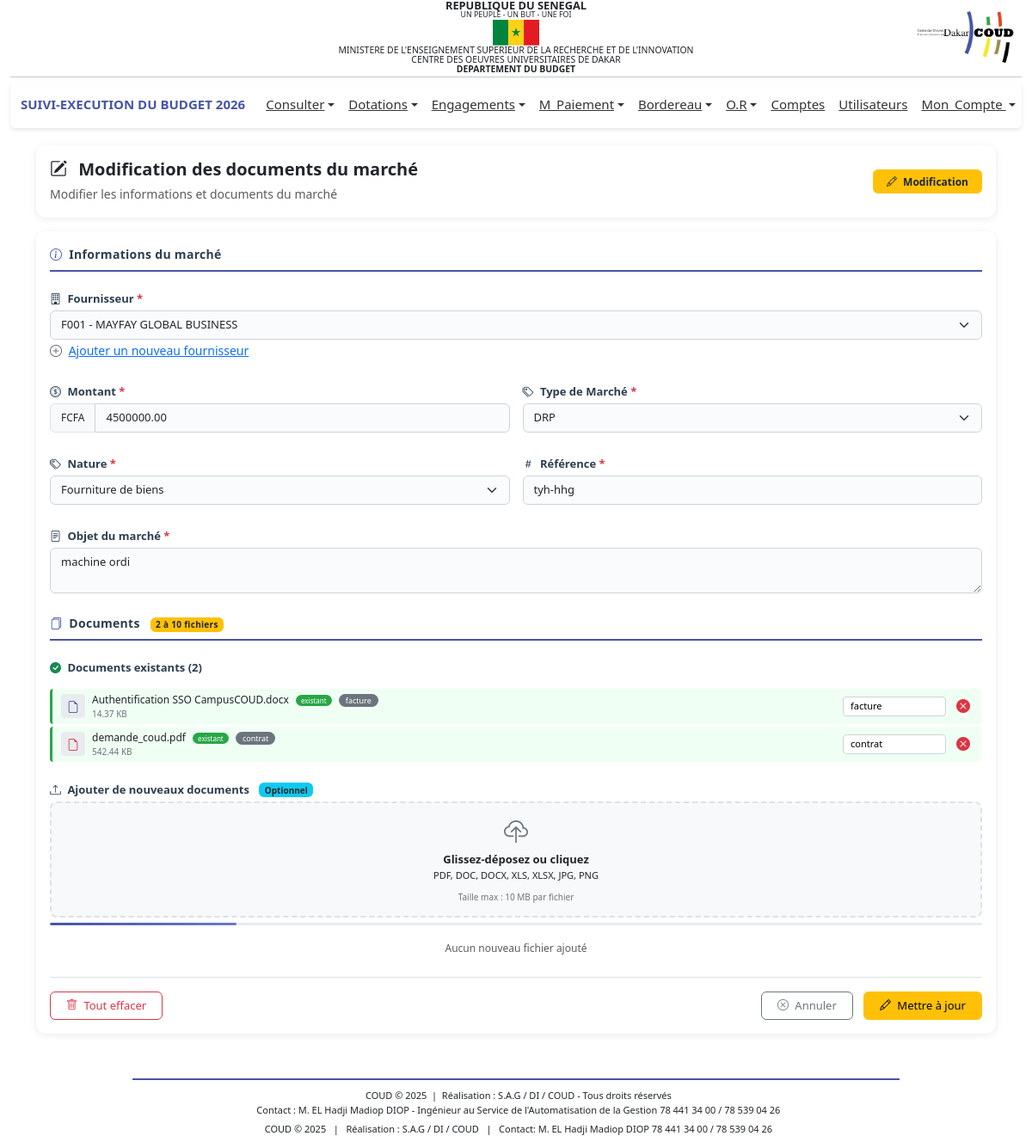
Screenshot of /payement/add_drp.php?id=6 (signed in) with the database file from the repository.
### tables this page shows
CREATE TABLE IF NOT EXISTS `sigm_marches` (
  `id` int UNSIGNED NOT NULL AUTO_INCREMENT,
  `reference` varchar(100) NOT NULL,
  `annee` year NOT NULL,
  `montant` decimal(15,2) NOT NULL DEFAULT '0.00',
  `nature` varchar(100) NOT NULL,
  `type_marche` varchar(100) NOT NULL,
  `objet` text NOT NULL,
  `id_fournisseur` int NOT NULL,
  `statut` varchar(200) NOT NULL DEFAULT 'en_attente',
  `motif_annulation` text,
  `created_by` int DEFAULT NULL,
  `validated_by` int DEFAULT NULL,
  `cancelled_by` int DEFAULT NULL,
  `date_creation` datetime NOT NULL DEFAULT CURRENT_TIMESTAMP,
  `date_validation` datetime DEFAULT NULL,
  `date_annulation` datetime DEFAULT NULL,
  `updated_at` datetime DEFAULT NULL ON UPDATE CURRENT_TIMESTAMP,
  PRIMARY KEY (`id`),
  UNIQUE KEY `reference` (`reference`),
  KEY `idx_annee` (`annee`),
  KEY `idx_statut` (`statut`),
  KEY `idx_type_marche` (`nature`),
  KEY `idx_created_by` (`created_by`)
);

CREATE TABLE IF NOT EXISTS `bud_fournisseur` (
  `idFourn` int NOT NULL AUTO_INCREMENT,
  `numFourn` varchar(50) DEFAULT NULL,
  `adresse` varchar(100) DEFAULT NULL,
  `nom` varchar(100) DEFAULT NULL,
  `nature` varchar(100) DEFAULT NULL,
  `ninea` varchar(20) DEFAULT NULL,
  `rccm` varchar(50) DEFAULT NULL,
  `email` varchar(100) DEFAULT NULL,
  `observations` text,
  `dateSys` datetime DEFAULT CURRENT_TIMESTAMP,
  `contact` varchar(100) DEFAULT NULL,
  `numAgrement` varchar(100) DEFAULT NULL,
  `fichierAgrement` varchar(255) DEFAULT NULL,
  PRIMARY KEY (`idFourn`)
);

CREATE TABLE IF NOT EXISTS `sigm_marche_documents` (
  `id` int UNSIGNED NOT NULL AUTO_INCREMENT,
  `marche_id` int UNSIGNED NOT NULL,
  `nom_original` varchar(255) NOT NULL,
  `nom_fichier` varchar(255) NOT NULL,
  `chemin_fichier` varchar(500) NOT NULL,
  `type_document` varchar(150) NOT NULL,
  `extension` varchar(20) NOT NULL,
  `taille` bigint UNSIGNED NOT NULL DEFAULT '0',
  `statut` enum('en_attente','valide','annule') NOT NULL DEFAULT 'en_attente',
  `uploaded_by` int DEFAULT NULL,
  `date_upload` datetime NOT NULL DEFAULT CURRENT_TIMESTAMP,
  PRIMARY KEY (`id`),
  KEY `idx_marche_id` (`marche_id`),
  KEY `idx_statut` (`statut`),
  KEY `idx_type_document` (`type_document`)
);

### includes/fonctions.php (called while the page is built, shortened)
<?php
function connexionBD()
{
    $connexion = mysqli_connect('localhost', 'root', '', 'budget_db_2024') or
        die('Serveur inaccessible. Merci de reessayer plus tard.');
    return $connexion;
}
$connexion = connexionBD();
function getAllFournisseurs()
{
    global $connexion;
    $sql = 'SELECT * FROM bud_fournisseur ORDER BY nom ASC';
    $result = mysqli_query($connexion, $sql);
    $fournisseurs = [];
    while ($row = mysqli_fetch_assoc($result)) {
        $fournisseurs[] = $row;
    }
    return $fournisseurs;
}
function formatSize($bytes, $precision = 2)
{
    $units = ['B', 'KB', 'MB', 'GB', 'TB'];
    $i = floor(log($bytes, 1024));
    return round($bytes / pow(1024, $i), $precision) . ' ' . $units[$i];
}
?>

### payement/add_drp.php (the view, shortened to what this page needs)
<?php
include '../includes/fonctions.php';
global $connexion;
$idMarche = isset($_GET['id']) ? (int)$_GET['id'] : 0;
$isEdit = $idMarche > 0;
$marcheData = null;
$documentsExistants = [];
if ($isEdit) {
    $stmt = mysqli_prepare($connexion, "
        SELECT m.*, f.nom as fournisseur_nom, f.numFourn
        FROM sigm_marches m
        LEFT JOIN bud_fournisseur f ON m.id_fournisseur = f.idFourn
        WHERE m.id = ?
    ");
    mysqli_stmt_bind_param($stmt, "i", $idMarche);
    mysqli_stmt_execute($stmt);
    $result = mysqli_stmt_get_result($stmt);
    $marcheData = mysqli_fetch_assoc($result);
    $stmtDocs = mysqli_prepare($connexion, "
        SELECT * FROM sigm_marche_documents
        WHERE marche_id = ?
        ORDER BY id
    ");
    mysqli_stmt_bind_param($stmtDocs, "i", $idMarche);
    mysqli_stmt_execute($stmtDocs);
    $resultDocs = mysqli_stmt_get_result($stmtDocs);
    $documentsExistants = mysqli_fetch_all($resultDocs, MYSQLI_ASSOC);
}
$fournisseurs = getAllFournisseurs();
include '../includes/header.php';
?>
<!DOCTYPE html>
<html lang="fr">
<head>
    <link rel="stylesheet" href="https://cdn.jsdelivr.net/npm/bootstrap-icons@1.11.3/font/bootstrap-icons.css">
    <link href="https://cdn.jsdelivr.net/npm/bootstrap@5.3.0/dist/css/bootstrap.min.css" rel="stylesheet">
</head>
<body>
    <main class="container mt-3 mb-4">
        <div class="card card-simple mb-3">
            <div class="card-body py-3">
                <div class="d-flex justify-content-between align-items-center">
                    <div>
                        <h5 class="fw-bold mb-1">
                            <i class="bi <?= $isEdit ? 'bi-pencil-square' : 'bi-file-earmark-text' ?> me-2"></i>
                            <?= $isEdit ? 'Modification' : 'Enregistrement' ?> des documents du marché
                        </h5>
                        <small class="text-muted">
                            <?= $isEdit ? 'Modifier les informations et documents du marché' : 'Joindre tous les documents requis pour le marché' ?>
                        </small>
                    </div>
                    <span
                        class="badge <?= $isEdit ? 'bg-warning text-dark' : 'bg-primary bg-opacity-10 text-primary' ?> px-3 py-2">
                        <i class="bi <?= $isEdit ? 'bi-pencil' : 'bi-file-earmark' ?> me-1"></i>
                        <?= $isEdit ? 'Modification' : 'Nouveau' ?>
                    </span>
                </div>
            </div>
        </div>
        <div class="card card-simple">
            <div class="card-body">
                <form id="marcheForm" method="POST" action="enregistrer_marche" enctype="multipart/form-data">
                    <div class="section-title">
                        <i class="bi bi-info-circle me-1"></i>
                        Informations du marché
                    </div>
                    <div class="form-row">
                        <div class="full-width mb-2">
                            <label class="form-label fw-semibold">
                                <i class="bi bi-building me-1"></i> Fournisseur
                                <span class="text-danger">*</span>
                            </label>
                            <select name="idFourn" id="idFourn" class="form-select" required>
                                <?php if (!empty($fournisseurs)):
                                foreach ($fournisseurs as $f): ?>
                                <option value="<?= $f['idFourn'] ?>"
                                    <?= ($isEdit && $f['idFourn'] == $marcheData['id_fournisseur']) ? 'selected' : '' ?>>
                                    <?= htmlspecialchars($f['numFourn'] . ' - ' . $f['nom']) ?>
                                </option>
                                <?php endforeach;
                            endif; ?>
                            </select>
                            <small class="text-muted">
                                <i class="bi bi-plus-circle me-1"></i>
                                <a href="../profiles/fournisseurs/add_fourn.php" target="_blank">Ajouter un nouveau
                                    fournisseur</a>
                            </small>
                        </div>
                        <div class="mb-2">
                            <label class="form-label fw-semibold">
                                <i class="bi bi-coin me-1"></i> Montant
                                <span class="text-danger">*</span>
                            </label>
                            <div class="input-group">
                                <span class="input-group-text bg-light" style="font-size:12px;">FCFA</span>
                                <input type="number" name="montant" id="montant" class="form-control"
                                    placeholder="Saisir le montant" step="1000" min="0"
                                    value="<?= $isEdit ? htmlspecialchars($marcheData['montant']) : '' ?>" required>
                            </div>
                        </div>
                        <div class="mb-2">
                            <label class="form-label fw-semibold">
                                <i class="bi bi-tags me-1"></i> Type de Marché
                                <span class="text-danger">*</span>
                            </label>
                            <select name="type" id="type" class="form-select" required>
                                <option value="DRP"
                                    <?= ($isEdit && $marcheData['type_marche'] == 'DRP') ? 'selected' : '' ?>>
                                    DRP</option>
                            </select>
                        </div>
                        <div class="mb-2">
                            <label class="form-label fw-semibold">
                                <i class="bi bi-tags me-1"></i> Nature
                                <span class="text-danger">*</span>
                            </label>
                            <select name="nature" id="nature" class="form-select" required>
                                <option value="Fourniture de biens"
                                    <?= ($isEdit && $marcheData['nature'] == 'Fourniture de biens') ? 'selected' : '' ?>>
                                    Fourniture de biens</option>
                            </select>
                        </div>
                        <div class="mb-2">
                            <label class="form-label fw-semibold">
                                <i class="bi bi-hash me-1"></i> Référence
                                <span class="text-danger">*</span>
                            </label>
                            <input type="text" name="reference" id="reference" class="form-control"
                                placeholder="Ex: MKT-2026-001"
                                value="<?= $isEdit ? htmlspecialchars($marcheData['reference']) : '' ?>" required>
                        </div>
                        <div class="full-width mb-2">
                            <label class="form-label fw-semibold">
                                <i class="bi bi-file-text me-1"></i> Objet du marché
                                <span class="text-danger">*</span>
                            </label>
                            <textarea name="objet" id="objet" rows="2" class="form-control"
                                placeholder="Décrire l'objet du marché..."
                                required><?= $isEdit ? htmlspecialchars($marcheData['objet']) : '' ?></textarea>
                        </div>
                    </div>
                    <div class="section-title mt-3">
                        <i class="bi bi-files me-1"></i>
                        Documents
                        <span class="badge bg-warning text-dark ms-2" style="font-size:10px;">2 à 10 fichiers</span>
                    </div>
                    <?php if ($isEdit && !empty($documentsExistants)): ?>
                    <div class="mb-3">
                        <label class="form-label fw-semibold">
                            <i class="bi bi-check-circle-fill text-success me-1"></i>
                            Documents existants (<?= count($documentsExistants) ?>)
                        </label>
                        <div class="file-list" id="existingFileList">
                            <?php foreach ($documentsExistants as $doc): ?>
                            <div class="file-item existing-file" data-doc-id="<?= $doc['id'] ?>">
                                <div class="d-flex align-items-center flex-grow-1" style="overflow:hidden;">
                                    <div class="file-preview <?= $doc['extension'] ?>">
                                        <i class="bi bi-file-earmark"></i>
                                    </div>
                                    <div class="flex-grow-1" style="min-width:0;">
                                        <div class="file-name text-truncate">
                                            <?= htmlspecialchars($doc['nom_original']) ?>
                                            <span class="badge-existing">existant</span>
                                            <span
                                                class="doc-type-badge"><?= htmlspecialchars($doc['type_document']) ?></span>
                                        </div>
                                        <div class="file-size">
                                            <?= formatSize($doc['taille']) ?>
                                        </div>
                                    </div>
                                    <input type="text" class="type-input" placeholder="Modifier type"
                                        data-doc-id="<?= $doc['id'] ?>"
                                        value="<?= htmlspecialchars($doc['type_document']) ?>">
                                </div>
                                <button type="button" class="btn-remove remove-existing" data-doc-id="<?= $doc['id'] ?>"
                                    data-filename="<?= htmlspecialchars($doc['nom_original']) ?>"
                                    title="Supprimer ce document">
                                    <i class="bi bi-x-circle-fill"></i>
                                </button>
                            </div>
                            <?php endforeach; ?>
                        </div>
                    </div>
                    <?php endif; ?>
                    <div class="mb-2">
                        <label class="form-label fw-semibold">
                            <i class="bi bi-upload me-1"></i>
                            <?= $isEdit ? 'Ajouter de nouveaux documents' : 'Documents joints' ?>
                            <?php if ($isEdit): ?>
                            <span class="badge bg-info text-dark ms-2" style="font-size:10px;">Optionnel</span>
                            <?php endif; ?>
                        </label>
                        <div class="upload-zone" id="uploadZone">
                            <i class="bi bi-cloud-upload"></i>
                            <h6>Glissez-déposez ou <strong>cliquez</strong></h6>
                            <p>PDF, DOC, DOCX, XLS, XLSX, JPG, PNG</p>
                            <span class="small-text">Taille max : 10 MB par fichier</span>
                        </div>
                        <div class="upload-progress">
                            <div class="progress-bar" id="progressBar"></div>
                        </div>
                        <div class="file-list" id="fileList">
                        </div>
                    </div>
                    <div class="d-flex justify-content-between align-items-center mt-3 pt-3 border-top">
                        <button type="button" class="btn btn-outline-danger btn-sm" id="clearAllBtn">
                            <i class="bi bi-trash me-1"></i> Tout effacer
                        </button>
                        <div>
                            <button type="button" class="btn btn-outline-secondary btn-sm me-2"
                                onclick="history.back()">
                                <i class="bi bi-x-circle me-1"></i> Annuler
                            </button>
                            <button type="submit" class="btn <?= $isEdit ? 'btn-warning' : 'btn-success' ?> btn-sm"
                                id="submitBtn">
                                <i class="bi <?= $isEdit ? 'bi-pencil' : 'bi-check-circle' ?> me-1"></i>
                                <?= $isEdit ? 'Mettre à jour' : 'Enregistrer' ?>
                            </button>
                        </div>
                    </div>
                </form>
            </div>
        </div>
    </main>
    <?php include '../includes/footer.php';?>

### rows the page displays
sigm_marches: idFourn "F001 - MAYFAY GLOBAL BUSINESS", montant "4500000.00", type "DRP", nature "Fourniture de biens", reference "tyh-hhg", objet "machine ordi"
sigm_marche_documents: nom_original "Authentification SSO CampusCOUD.docx", type_document "facture", taille "14.37 KB"
sigm_marche_documents: nom_original "demande_coud.pdf", type_document "contrat", taille "542.44 KB"

### other values shown
$_SESSION['an'] "2026"
count($documentsExistants) "2"
